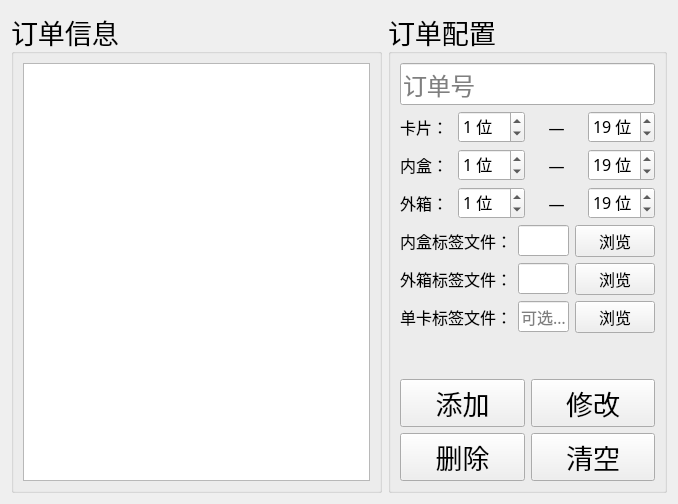
     <widget class="QWidget" name="order_tab">
      <attribute name="title">
       <string>订单管理</string>
      </attribute>
      <layout class="QHBoxLayout" name="horizontalLayout_30">
       <item>
        <layout class="QHBoxLayout" name="horizontalLayout" stretch="7,3">
         <item>
          <widget class="QGroupBox" name="groupBox_5">
           <property name="font">
            <font>
             <family>微软雅黑</family>
             <pointsize>20</pointsize>
            </font>
           </property>
           <property name="title">
            <string>订单信息</string>
           </property>
           <layout class="QHBoxLayout" name="horizontalLayout_14">
            <item>
             <widget class="QTableWidget" name="order_table"/>
            </item>
           </layout>
          </widget>
         </item>
         <item>
          <widget class="OrderGroupBox" name="order_group_box">
           <property name="font">
            <font>
             <family>微软雅黑</family>
             <pointsize>20</pointsize>
            </font>
           </property>
           <property name="title">
            <string>订单配置</string>
           </property>
           <layout class="QVBoxLayout" name="verticalLayout_5">
            <item>
             <widget class="QLineEdit" name="order_name_line">
              <property name="font">
               <font>
                <family>微软雅黑</family>
                <pointsize>18</pointsize>
               </font>
              </property>
              <property name="placeholderText">
               <string>订单号</string>
              </property>
             </widget>
            </item>
            <item>
             <layout class="QHBoxLayout" name="horizontalLayout_11">
              <item>
               <widget class="QLabel" name="label_20">
                <property name="font">
                 <font>
                  <family>微软雅黑</family>
                  <pointsize>12</pointsize>
                 </font>
                </property>
                <property name="text">
                 <string>卡片：</string>
                </property>
               </widget>
              </item>
              <item>
               <widget class="QSpinBox" name="card_start_spin_box">
                <property name="font">
                 <font>
                  <family>微软雅黑</family>
                  <pointsize>12</pointsize>
                 </font>
                </property>
                <property name="suffix">
                 <string> 位</string>
                </property>
                <property name="value">
                 <number>1</number>
                </property>
               </widget>
              </item>
              <item>
               <widget class="QLabel" name="label_21">
                <property name="font">
                 <font>
                  <family>微软雅黑</family>
                  <pointsize>12</pointsize>
                 </font>
                </property>
                <property name="text">
                 <string>—</string>
                </property>
                <property name="alignment">
                 <set>Qt::AlignCenter</set>
                </property>
               </widget>
              </item>
              <item>
               <widget class="QSpinBox" name="card_end_spin_box">
                <property name="font">
                 <font>
                  <family>微软雅黑</family>
                  <pointsize>12</pointsize>
                 </font>
                </property>
                <property name="suffix">
                 <string> 位</string>
                </property>
                <property name="prefix">
                 <string/>
                </property>
                <property name="value">
                 <number>19</number>
                </property>
               </widget>
              </item>
             </layout>
            </item>
            <item>
             <layout class="QHBoxLayout" name="horizontalLayout_5">
              <item>
               <widget class="QLabel" name="label_15">
                <property name="font">
                 <font>
                  <family>微软雅黑</family>
                  <pointsize>12</pointsize>
                 </font>
                </property>
                <property name="text">
                 <string>内盒：</string>
                </property>
               </widget>
              </item>
              <item>
               <widget class="QSpinBox" name="box_start_spin_box">
                <property name="font">
                 <font>
                  <family>微软雅黑</family>
                  <pointsize>12</pointsize>
                 </font>
                </property>
                <property name="suffix">
                 <string> 位</string>
                </property>
                <property name="value">
                 <number>1</number>
                </property>
               </widget>
              </item>
              <item>
               <widget class="QLabel" name="label_2">
                <property name="font">
                 <font>
                  <family>微软雅黑</family>
                  <pointsize>12</pointsize>
                 </font>
                </property>
                <property name="text">
                 <string>—</string>
                </property>
                <property name="alignment">
                 <set>Qt::AlignCenter</set>
                </property>
               </widget>
              </item>
              <item>
               <widget class="QSpinBox" name="box_end_spin_box">
                <property name="font">
                 <font>
                  <family>微软雅黑</family>
                  <pointsize>12</pointsize>
                 </font>
                </property>
                <property name="suffix">
                 <string> 位</string>
                </property>
                <property name="prefix">
                 <string/>
                </property>
                <property name="value">
                 <number>19</number>
                </property>
               </widget>
              </item>
             </layout>
            </item>
            <item>
             <layout class="QHBoxLayout" name="horizontalLayout_24">
              <item>
               <widget class="QLabel" name="label_19">
                <property name="font">
                 <font>
                  <family>微软雅黑</family>
                  <pointsize>12</pointsize>
                 </font>
                </property>
                <property name="text">
                 <string>外箱：</string>
                </property>
               </widget>
              </item>
              <item>
               <widget class="QSpinBox" name="carton_start_spin_box">
                <property name="font">
                 <font>
                  <family>微软雅黑</family>
                  <pointsize>12</pointsize>
                 </font>
                </property>
                <property name="suffix">
                 <string> 位</string>
                </property>
                <property name="value">
                 <number>1</number>
                </property>
               </widget>
              </item>
              <item>
               <widget class="QLabel" name="label_3">
                <property name="font">
                 <font>
                  <family>微软雅黑</family>
                  <pointsize>12</pointsize>
                 </font>
                </property>
                <property name="text">
                 <string>—</string>
                </property>
                <property name="alignment">
                 <set>Qt::AlignCenter</set>
                </property>
               </widget>
              </item>
              <item>
               <widget class="QSpinBox" name="carton_end_spin_box">
                <property name="font">
                 <font>
                  <family>微软雅黑</family>
                  <pointsize>12</pointsize>
                 </font>
                </property>
                <property name="suffix">
                 <string> 位</string>
                </property>
                <property name="prefix">
                 <string/>
                </property>
                <property name="value">
                 <number>19</number>
                </property>
               </widget>
              </item>
             </layout>
            </item>
            <item>
             <layout class="QHBoxLayout" name="horizontalLayout_27" stretch="0,0,0">
              <item>
               <widget class="QLabel" name="label_14">
                <property name="font">
                 <font>
                  <family>微软雅黑</family>
                  <pointsize>12</pointsize>
                 </font>
                </property>
                <property name="text">
                 <string>内盒标签文件：</string>
                </property>
               </widget>
              </item>
              <item>
               <widget class="QLineEdit" name="box_file_path_line">
                <property name="font">
                 <font>
                  <family>微软雅黑</family>
                  <pointsize>12</pointsize>
                 </font>
                </property>
               </widget>
              </item>
              <item>
               <widget class="QPushButton" name="select_box_file_ptn">
                <property name="font">
                 <font>
                  <family>微软雅黑</family>
                  <pointsize>12</pointsize>
                 </font>
                </property>
                <property name="text">
                 <string>浏览</string>
                </property>
               </widget>
              </item>
             </layout>
            </item>
            <item>
             <layout class="QHBoxLayout" name="horizontalLayout_3">
              <item>
               <widget class="QLabel" name="label_22">
                <property name="font">
                 <font>
                  <family>微软雅黑</family>
                  <pointsize>12</pointsize>
                 </font>
                </property>
                <property name="text">
                 <string>外箱标签文件：</string>
                </property>
               </widget>
              </item>
              <item>
               <widget class="QLineEdit" name="carton_file_path_line">
                <property name="font">
                 <font>
                  <family>微软雅黑</family>
                  <pointsize>12</pointsize>
                 </font>
                </property>
               </widget>
              </item>
              <item>
               <widget class="QPushButton" name="select_carton_file_ptn">
                <property name="font">
                 <font>
                  <family>微软雅黑</family>
                  <pointsize>12</pointsize>
                 </font>
                </property>
                <property name="text">
                 <string>浏览</string>
                </property>
               </widget>
              </item>
             </layout>
            </item>
            <item>
             <layout class="QHBoxLayout" name="horizontalLayout_32">
              <item>
               <widget class="QLabel" name="label_24">
                <property name="font">
                 <font>
                  <family>微软雅黑</family>
                  <pointsize>12</pointsize>
                 </font>
                </property>
                <property name="text">
                 <string>单卡标签文件：</string>
                </property>
               </widget>
              </item>
              <item>
               <widget class="QLineEdit" name="card_file_path_line">
                <property name="font">
                 <font>
                  <family>微软雅黑</family>
                  <pointsize>12</pointsize>
                 </font>
                </property>
                <property name="placeholderText">
                 <string>可选项</string>
                </property>
               </widget>
              </item>
              <item>
               <widget class="QPushButton" name="select_card_file_ptn">
                <property name="font">
                 <font>
                  <family>微软雅黑</family>
                  <pointsize>12</pointsize>
                 </font>
                </property>
                <property name="text">
                 <string>浏览</string>
                </property>
               </widget>
              </item>
             </layout>
            </item>
            <item>
             <spacer name="verticalSpacer">
              <property name="orientation">
               <enum>Qt::Vertical</enum>
              </property>
              <property name="sizeHint" stdset="0">
               <size>
                <width>20</width>
                <height>40</height>
               </size>
              </property>
             </spacer>
            </item>
            <item>
             <layout class="QGridLayout" name="gridLayout">
              <item row="0" column="0">
               <widget class="QPushButton" name="add_order_btn">
                <property name="text">
                 <string>添加</string>
                </property>
               </widget>
              </item>
              <item row="0" column="1">
               <widget class="QPushButton" name="update_order_btn">
                <property name="text">
                 <string>修改</string>
                </property>
               </widget>
              </item>
              <item row="1" column="0">
               <widget class="QPushButton" name="remove_order_btn">
                <property name="text">
                 <string>删除</string>
                </property>
               </widget>
              </item>
              <item row="1" column="1">
               <widget class="QPushButton" name="clear_order_btn">
                <property name="text">
                 <string>清空</string>
                </property>
               </widget>
              </item>
             </layout>
            </item>
           </layout>
          </widget>
         </item>
        </layout>
       </item>
      </layout>
     </widget>
